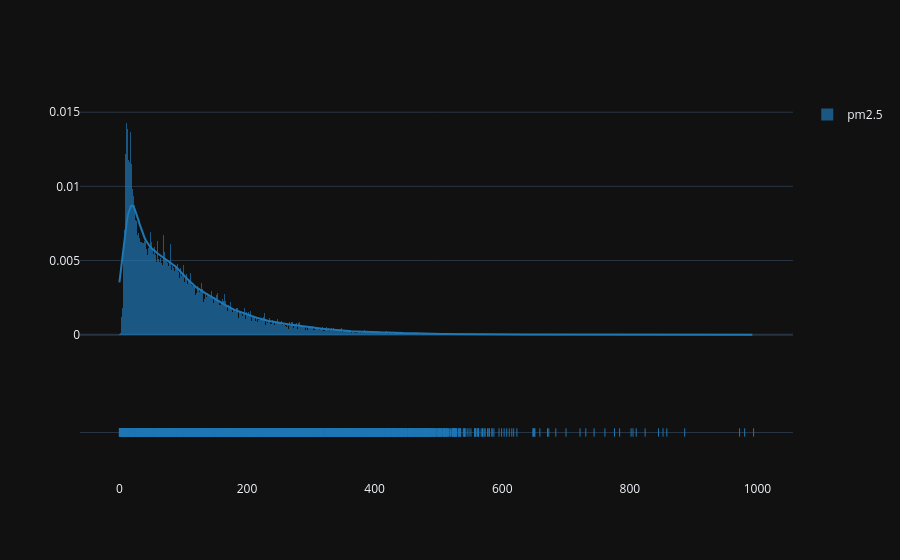

Notebook code cell kept with this figure:
### Code cell
ff.create_distplot([y["pm2.5"].dropna()], ["pm2.5"])

### Figure 1 — Plotly figure (JSON) as saved in the notebook; plotly's stock layout.template omitted (floating-point values rounded to 4 significant figures; data arrays with more than 128 entries replaced by an {"elided": "..."} marker saying what was removed)
{"data": [{"autobinx": false, "histnorm": "probability density", "legendgroup": "pm2.5", "marker": {"color": "rgb(31, 119, 180)"}, "name": "pm2.5", "opacity": 0.7, "x": {"elided": "41757 float values"}, "xaxis": "x", "xbins": {"end": 994.0, "size": 1.0, "start": 0.0}, "yaxis": "y", "type": "histogram"}, {"legendgroup": "pm2.5", "marker": {"color": "rgb(31, 119, 180)"}, "mode": "lines", "name": "pm2.5", "showlegend": false, "x": {"elided": "500 float values"}, "xaxis": "x", "y": {"elided": "500 float values"}, "yaxis": "y", "type": "scatter"}, {"legendgroup": "pm2.5", "marker": {"color": "rgb(31, 119, 180)", "symbol": "line-ns-open"}, "mode": "markers", "name": "pm2.5", "showlegend": false, "x": {"elided": "41757 float values"}, "xaxis": "x", "y": {"elided": "41757 str values"}, "yaxis": "y2", "type": "scatter"}], "layout": {"barmode": "overlay", "hovermode": "closest", "legend": {"traceorder": "reversed"}, "xaxis": {"anchor": "y2", "domain": [0.0, 1.0], "zeroline": false}, "yaxis": {"anchor": "free", "domain": [0.35, 1], "position": 0.0}, "yaxis2": {"anchor": "x", "domain": [0, 0.25], "dtick": 1, "showticklabels": false}}}
